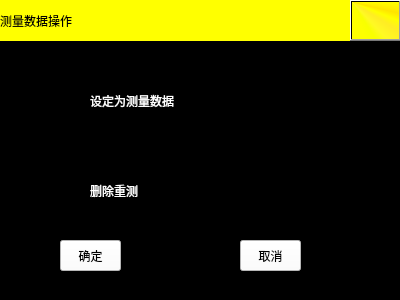
<?xml version="1.0" encoding="UTF-8"?>
<ui version="4.0">
 <class>Dialog_mea</class>
 <widget class="QDialog" name="Dialog_mea">
  <property name="geometry">
   <rect>
    <x>0</x>
    <y>0</y>
    <width>400</width>
    <height>300</height>
   </rect>
  </property>
  <property name="windowTitle">
   <string>Dialog</string>
  </property>
  <property name="styleSheet">
   <string notr="true">background-color: rgb(0, 0, 0);</string>
  </property>
  <widget class="QLabel" name="label">
   <property name="geometry">
    <rect>
     <x>0</x>
     <y>0</y>
     <width>401</width>
     <height>41</height>
    </rect>
   </property>
   <property name="styleSheet">
    <string notr="true">font: 14pt &quot;Agency FB&quot;;
background-color: rgb(255, 255, 0);</string>
   </property>
   <property name="text">
    <string>测量数据操作</string>
   </property>
  </widget>
  <widget class="QPushButton" name="pushButton">
   <property name="geometry">
    <rect>
     <x>350</x>
     <y>0</y>
     <width>51</width>
     <height>41</height>
    </rect>
   </property>
   <property name="styleSheet">
    <string notr="true">background-image: url(:/image/images/close.png);
background-color: qconicalgradient(cx:0, cy:0, angle:135, stop:0 rgba(255, 255, 0, 69), stop:0.375 rgba(255, 255, 0, 69), stop:0.423533 rgba(251, 255, 0, 145), stop:0.45 rgba(247, 255, 0, 208), stop:0.477581 rgba(255, 244, 71, 130), stop:0.518717 rgba(255, 218, 71, 130), stop:0.55 rgba(255, 255, 0, 255), stop:0.57754 rgba(255, 203, 0, 130), stop:0.625 rgba(255, 255, 0, 69), stop:1 rgba(255, 255, 0, 69));</string>
   </property>
   <property name="text">
    <string/>
   </property>
  </widget>
  <widget class="QRadioButton" name="radioButton">
   <property name="geometry">
    <rect>
     <x>70</x>
     <y>90</y>
     <width>181</width>
     <height>21</height>
    </rect>
   </property>
   <property name="styleSheet">
    <string notr="true">color: rgb(255, 255, 255);
font: 75 12pt &quot;Agency FB&quot;;</string>
   </property>
   <property name="text">
    <string>设定为测量数据</string>
   </property>
  </widget>
  <widget class="QRadioButton" name="radioButton_2">
   <property name="geometry">
    <rect>
     <x>70</x>
     <y>180</y>
     <width>181</width>
     <height>21</height>
    </rect>
   </property>
   <property name="styleSheet">
    <string notr="true">color: rgb(255, 255, 255);
font: 75 12pt &quot;Agency FB&quot;;</string>
   </property>
   <property name="text">
    <string>删除重测</string>
   </property>
  </widget>
  <widget class="QPushButton" name="pushButton_2">
   <property name="geometry">
    <rect>
     <x>60</x>
     <y>240</y>
     <width>61</width>
     <height>31</height>
    </rect>
   </property>
   <property name="styleSheet">
    <string notr="true">background-color: rgb(255, 255, 255);
color: rgb(0, 0, 0);</string>
   </property>
   <property name="text">
    <string>确定</string>
   </property>
  </widget>
  <widget class="QPushButton" name="pushButton_3">
   <property name="geometry">
    <rect>
     <x>240</x>
     <y>240</y>
     <width>61</width>
     <height>31</height>
    </rect>
   </property>
   <property name="styleSheet">
    <string notr="true">background-color: rgb(255, 255, 255);
color: rgb(0, 0, 0);</string>
   </property>
   <property name="text">
    <string>取消</string>
   </property>
  </widget>
 </widget>
 <resources/>
 <connections/>
</ui>
